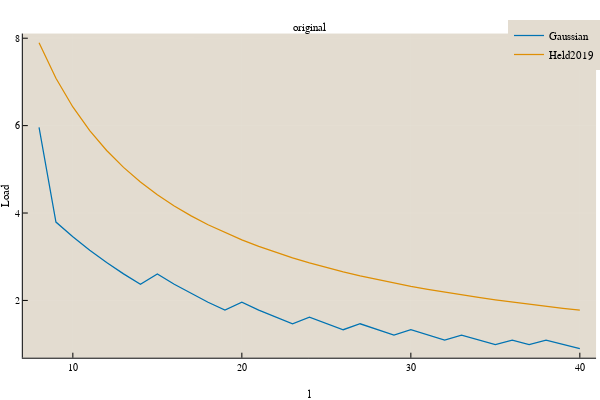

Notebook code for this chart:
### Code cell
k_max_smooth, k_msb, Load_smooth, Load_msb = theoretical_smooth(1)
p_original = plot(8:40, Load_smooth, ylabel="Load", xlabel="l", label="Gaussian", legend=:topright, title="original")
plot!(p_original, 8:40, Load_msb, label="Held2019")

### Figure 1 — Plotly figure (JSON) as saved in the notebook; plotly's stock layout.template omitted (floating-point values rounded to 4 significant figures)
{"data": [{"colorbar": {"title": ""}, "legendgroup": "Gaussian", "line": {"color": "rgba(1, 115, 178, 1.000)", "dash": "solid", "shape": "linear", "width": 1.25}, "mode": "lines", "name": "Gaussian", "showlegend": true, "type": "scatter", "x": [8, 9, 10, 11, 12, 13, 14, 15, 16, 17, 18, 19, 20, 21, 22, 23, 24, 25, 26, 27, 28, 29, 30, 31, 32, 33, 34, 35, 36, 37, 38, 39, 40], "xaxis": "x1", "y": [5.96, 3.793, 3.457, 3.149, 2.866, 2.608, 2.371, 2.608, 2.371, 2.155, 1.958, 1.779, 1.958, 1.779, 1.615, 1.466, 1.615, 1.466, 1.33, 1.466, 1.33, 1.206, 1.33, 1.206, 1.094, 1.206, 1.094, 0.992, 1.094, 0.992, 1.094, 0.992, 0.8993], "yaxis": "y1", "zmax": null, "zmin": null}, {"colorbar": {"title": ""}, "legendgroup": "Held2019", "line": {"color": "rgba(222, 143, 5, 1.000)", "dash": "solid", "shape": "linear", "width": 1.25}, "mode": "lines", "name": "Held2019", "showlegend": true, "type": "scatter", "x": [8, 9, 10, 11, 12, 13, 14, 15, 16, 17, 18, 19, 20, 21, 22, 23, 24, 25, 26, 27, 28, 29, 30, 31, 32, 33, 34, 35, 36, 37, 38, 39, 40], "xaxis": "x1", "y": [7.897, 7.084, 6.427, 5.886, 5.431, 5.044, 4.71, 4.418, 4.162, 3.935, 3.732, 3.55, 3.385, 3.235, 3.098, 2.973, 2.858, 2.752, 2.654, 2.562, 2.477, 2.398, 2.323, 2.254, 2.188, 2.126, 2.068, 2.013, 1.961, 1.912, 1.865, 1.821, 1.778], "yaxis": "y1", "zmax": null, "zmin": null}], "layout": {"annotations": [{"font": {"color": "rgba(0, 0, 0, 1.000)", "family": "Lucida Sans Unicode", "size": 11}, "rotation": 0, "showarrow": false, "text": "original", "x": 0.5157, "xanchor": "center", "xref": "paper", "y": 1, "yanchor": "top", "yref": "paper"}], "height": 400, "legend": {"bgcolor": "rgba(227, 220, 208, 1.000)", "bordercolor": "rgba(227, 220, 208, 1.000)", "borderwidth": 1, "font": {"color": "rgba(0, 0, 0, 1.000)", "family": "sans-serif", "size": 11}, "tracegroupgap": 0, "traceorder": "normal", "x": 1, "xanchor": "right", "y": 1, "yanchor": "top"}, "margin": {"b": 20, "l": 0, "r": 0, "t": 20}, "paper_bgcolor": "rgba(255, 255, 255, 1.000)", "plot_bgcolor": "rgba(227, 220, 208, 1.000)", "showlegend": true, "width": 600, "xaxis": {"anchor": "y1", "domain": [0.03804, 0.9934], "gridcolor": "rgba(255, 255, 255, 0.100)", "gridwidth": 0.5, "linecolor": "rgba(0, 0, 0, 1.000)", "mirror": false, "range": [7.04, 40.96], "showgrid": true, "showline": true, "showticklabels": true, "tickangle": 0, "tickcolor": "rgb(0, 0, 0)", "tickfont": {"color": "rgba(0, 0, 0, 1.000)", "family": "Lucida Sans Unicode", "size": 10}, "tickmode": "array", "ticks": "inside", "ticktext": ["10", "20", "30", "40"], "tickvals": [10, 20, 30, 40], "title": "l", "titlefont": {"color": "rgba(0, 0, 0, 1.000)", "family": "Lucida Sans Unicode", "size": 11}, "type": "-", "visible": true, "zeroline": false, "zerolinecolor": "rgba(0, 0, 0, 1.000)"}, "yaxis": {"anchor": "x1", "domain": [0.06193, 0.9624], "gridcolor": "rgba(255, 255, 255, 0.100)", "gridwidth": 0.5, "linecolor": "rgba(0, 0, 0, 1.000)", "mirror": false, "range": [0.6894, 8.107], "showgrid": true, "showline": true, "showticklabels": true, "tickangle": 0, "tickcolor": "rgb(0, 0, 0)", "tickfont": {"color": "rgba(0, 0, 0, 1.000)", "family": "Lucida Sans Unicode", "size": 10}, "tickmode": "array", "ticks": "inside", "ticktext": ["2", "4", "6", "8"], "tickvals": [2, 4, 6, 8], "title": "Load", "titlefont": {"color": "rgba(0, 0, 0, 1.000)", "family": "Lucida Sans Unicode", "size": 11}, "type": "-", "visible": true, "zeroline": false, "zerolinecolor": "rgba(0, 0, 0, 1.000)"}}}
